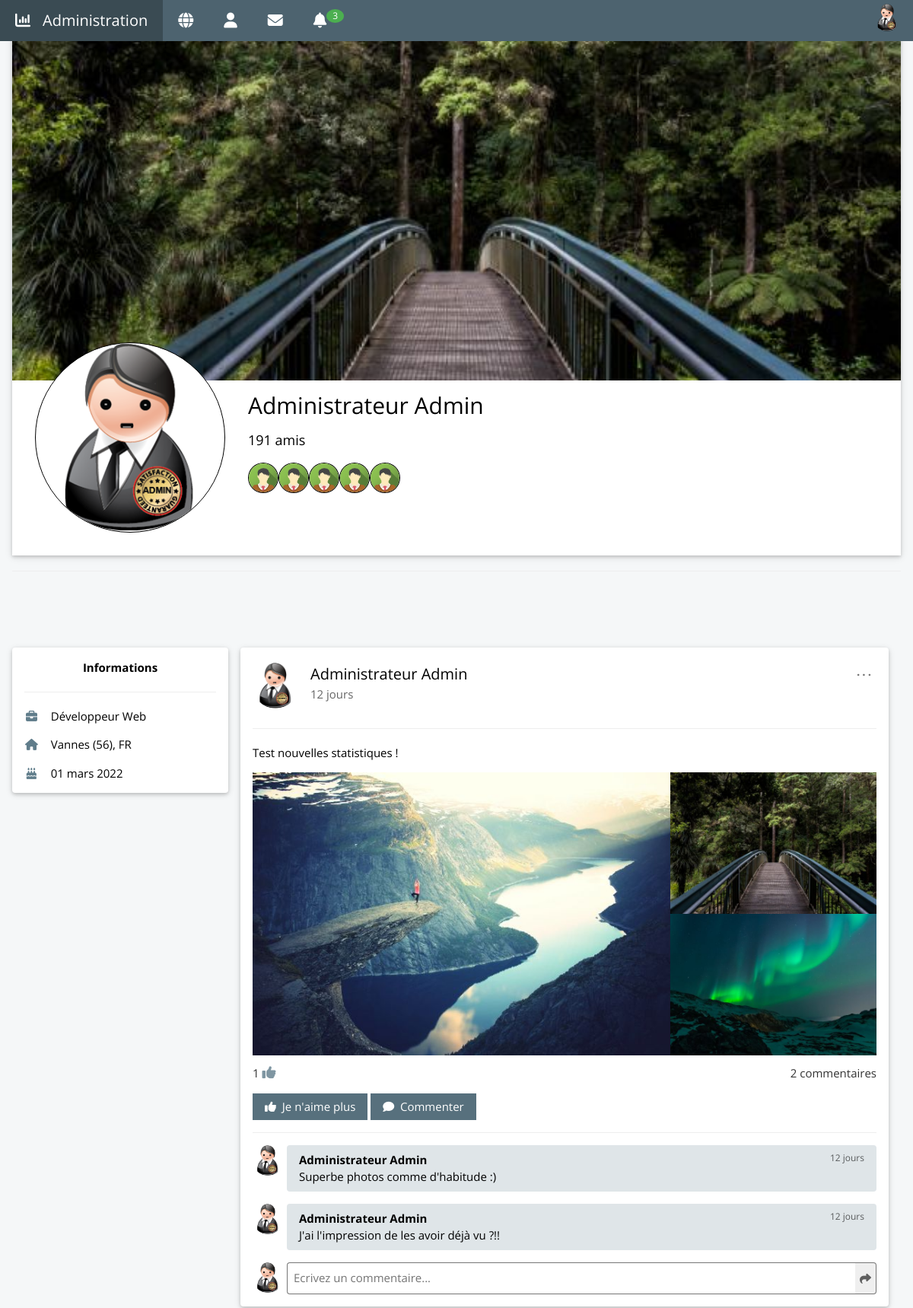
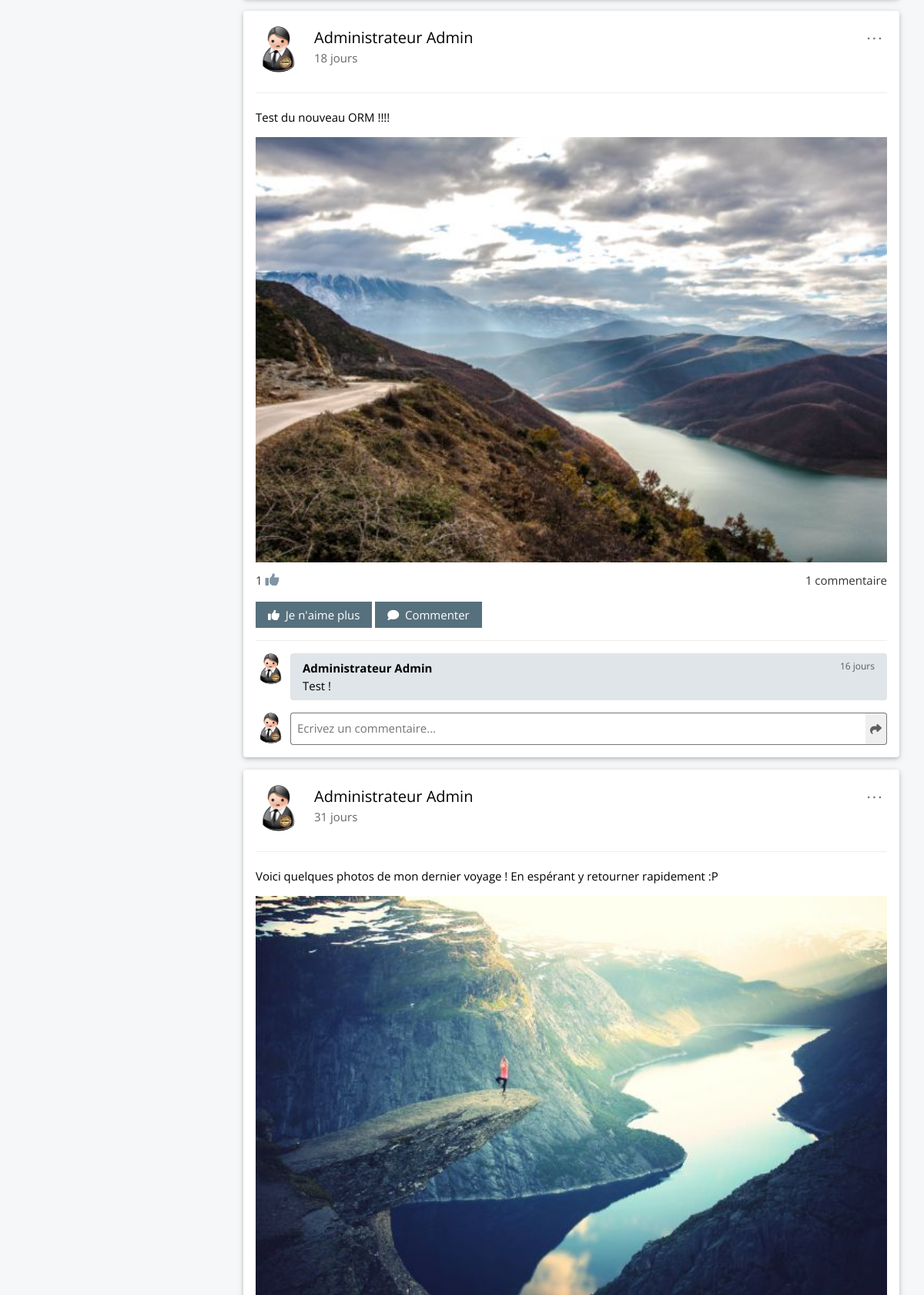
The page /index.php?action=profile&id=1 (signed in, upper part) on the database its author committed (2 pictures, top to bottom).
### tables this page shows
CREATE TABLE `user` (
  `id` int(11) NOT NULL AUTO_INCREMENT,
  `lastname` varchar(80) NOT NULL,
  `firstname` varchar(80) NOT NULL,
  `email` varchar(255) NOT NULL,
  `password` varchar(255) NOT NULL,
  `address` varchar(255) NOT NULL DEFAULT 'undefined',
  `job` varchar(120) NOT NULL DEFAULT 'undefined',
  `birthday_date` date NOT NULL,
  `gender` tinyint(1) NOT NULL DEFAULT '1' COMMENT '0 = woman; 1 = man',
  `image_profile` varchar(40) DEFAULT NULL COMMENT 'Nom de l''image de profil',
  `image_cover` varchar(40) DEFAULT NULL COMMENT 'Nom de l''image de couverture',
  `admin` tinyint(1) NOT NULL DEFAULT '0' COMMENT '1 = admin',
  `created_at` datetime NOT NULL DEFAULT CURRENT_TIMESTAMP,
  `updated_at` datetime NOT NULL DEFAULT CURRENT_TIMESTAMP ON UPDATE CURRENT_TIMESTAMP,
  PRIMARY KEY (`id`)
);

CREATE TABLE `article` (
  `id` int(11) NOT NULL AUTO_INCREMENT,
  `user_id` int(11) NOT NULL COMMENT 'Id de l''user ayant créé cette article',
  `content` text NOT NULL COMMENT 'Texte de l''article',
  `images` tinyint(1) NOT NULL DEFAULT '0' COMMENT 'Booléen servant à savoir si on doit charger des images ou pas',
  `created_at` datetime NOT NULL DEFAULT CURRENT_TIMESTAMP,
  `updated_at` datetime NOT NULL DEFAULT CURRENT_TIMESTAMP ON UPDATE CURRENT_TIMESTAMP,
  PRIMARY KEY (`id`),
  KEY `article_ibfk_1` (`user_id`),
  CONSTRAINT `article_ibfk_1` FOREIGN KEY (`user_id`) REFERENCES `user` (`id`) ON DELETE CASCADE ON UPDATE CASCADE
);

CREATE TABLE `comment` (
  `id` int(11) NOT NULL AUTO_INCREMENT,
  `article_id` int(11) NOT NULL,
  `user_id` int(11) NOT NULL,
  `content` text NOT NULL,
  `created_at` datetime NOT NULL DEFAULT CURRENT_TIMESTAMP,
  `updated_at` datetime NOT NULL DEFAULT CURRENT_TIMESTAMP ON UPDATE CURRENT_TIMESTAMP,
  PRIMARY KEY (`id`),
  KEY `article_id` (`article_id`),
  KEY `user_id` (`user_id`),
  CONSTRAINT `comment_ibfk_1` FOREIGN KEY (`article_id`) REFERENCES `article` (`id`) ON DELETE CASCADE ON UPDATE NO ACTION,
  CONSTRAINT `comment_ibfk_2` FOREIGN KEY (`user_id`) REFERENCES `user` (`id`) ON DELETE CASCADE ON UPDATE NO ACTION
);

### app/views/front/modules/list_articles.php (the view, shortened to what the rows shown need)
<?php foreach ($articles as $article): ?>
    <?php $articleUser = \Knetwork\Models\User::find($article->__get('user_id')); ?>
    <article class="container card-2 white round padding-top margin-bottom">
        <div class="flex">
            <a href="index.php?action=profile&id=<?= $articleUser->__get('id'); ?>"><img src="<?= $articleUser->getProfileImage(); ?>" alt="<?= $articleUser->getNames(); ?>" class="circle margin-right w60px h60px"></a>
            <div>
                <h4 class="no-margin"><a class="no-decoration hover-underline" href="index.php?action=profile&id=<?= $articleUser->__get('id'); ?>"><?= $articleUser->getNames(); ?></a></h4>
                <span class="opacity"><?= \Knetwork\Helpers\Helper::dateDiff(time(), $article->__get('created_at')); ?></span>
            </div>
            <?php if ($article->__get('user_id') === $_SESSION['id']): ?>
                <div class="article-options circle center right top" data-id="<?= $article->__get('id'); ?>">
                    <span class="text-gray bold space-letters">...</span>
                </div>
            <?php endif; ?>
        </div>
        <hr>
        <p id="article-<?= $article->__get('id'); ?>"><?= $article->__get('content'); ?></p>
        <?php if ($article->havePictures()): ?>
            <?php $images = $article->getPictures(); ?>
            <div class="flex flex-wrap flex-justify-between">
                <?php if (count($images) === 1): ?>
                    <div class="w100">
                        <img src="<?= $images[0]; ?>" alt="Photo de <?= $articleUser->getNames(); ?>" class="pointer w100 h100 fill modalable" data-path='<?= $images[0]; ?>'>
                    </div>
                <?php elseif (count($images) === 2): ?>
                    <?php foreach ($images as $image): ?>
                        <div class="w50">
                            <img src="<?= $image; ?>" alt="Photo de <?= $articleUser->getNames(); ?>" class="pointer w100 h100 fill modalable" data-path='<?= $image; ?>'>
                        </div>
                    <?php endforeach; ?>
                <?php elseif (count($images) === 3): ?>
                    <div class="w67">
                        <img src="<?= $images[0]; ?>" alt="Photo de <?= $articleUser->getNames(); ?>" class="pointer w100 h100 fill modalable" data-path='<?= $images[0]; ?>'>
                    </div>
                    <div class="w33 flex flex-column">
                        <?php for($i = 1; $i < 3; $i++): ?>
                            <img src="<?= $images[$i]; ?>" alt="Photo de <?= $articleUser->getNames(); ?>" class="pointer w100 h50 fill modalable" data-path='<?= $images[$i]; ?>'>
                        <?php endfor; ?>
                    </div>
                <?php else: ?>
                    <div class="w100">
                        <img src="<?= $images[0]; ?>" alt="Photo de <?= $articleUser->getNames(); ?>" class="pointer w100 h100 fill modalable" data-path='<?= $images[0]; ?>'>
                    </div>
                <?php endif; ?>
            </div>
        <?php endif; ?>
        <?php
        $comments = $article->getComments();
        $likes = $article->countLikes();
        $userHasLike = $article->userHasLike($_SESSION['id']);
        ?>
        <div class="margin-top-small">
            <div class="flex opacity-small margin-bottom">
                <?php if ($likes): ?>
                    <span><?= $likes ?> <i class="fa fa-thumbs-up text-theme font-large"></i></span>
                <?php endif; ?>
                <?php if (count($comments)): ?>
                    <span class="right"><?= count($comments); ?> commentaire<?= (count($comments) > 1) ? 's' : ''; ?></span>
                <?php endif; ?>
            </div>
            <form id="form-like-<?= $article->__get('id'); ?>" class="inline" action="index.php?action=like&id=<?= $article->__get('id'); ?>" method="POST">
                <button type="submit" class="btn btn-like theme-d1 margin-bottom" data-articleid="<?= $article->__get('id'); ?>"><i class="fa fa-thumbs-up"></i>
                    <?php if (!$userHasLike): ?>&nbsp;J'aime
                    <?php else: ?>&nbsp;Je n'aime plus
                    <?php endif; ?>
                </button>
            </form>
            <button type="button" class="btn btn-comment theme-d1 margin-bottom" data-articleid="<?= $article->__get('id'); ?>"><i class="fa fa-comment"></i>&nbsp;&nbsp;Commenter</button>
        </div>
        <hr class="no-margin margin-bottom">
        <?php
        if ($comments) :
            for ($i = 0; $i < count($comments); $i++) :
                $commentUser = $comments[$i]->getUser();?>
                <div class="comments comment-<?= $article->__get('id'); ?> <?= ($i < count($comments) - 2) ? 'hide' : 'flex' ?>" data-commentid="<?= $comments[$i]->__get('id'); ?>">
                    <p class="no-margin"><a href="index.php?action=profile&id=<?= $commentUser->__get('id'); ?>"><img src="<?= $commentUser->getProfileImage(); ?>" alt="Photo de profil de <?= $commentUser->getNames(); ?>" class="w40px h40px margin-right-small circle"></a></p>
                    <div class="theme-l4 comments-content w100 padding margin-bottom round">
                        <div class="flex flex-justify-between">
                            <p class="no-margin"><a class="bold no-decoration hover-underline" href="index.php?action=profile&id=<?= $commentUser->__get('id'); ?>"><?= $commentUser->getNames(); ?></a></p>
                            <div class="flex">
                                <p class="no-margin opacity font-small">
                                    <?= \Knetwork\Helpers\Helper::dateDiff(time(), $comments[$i]->__get('created_at')); ?>
                                </p>
                            </div>
                        </div>
                        <p id="comment-content-<?= $comments[$i]->__get('id'); ?>" class="no-margin"><?= $comments[$i]->__get('content'); ?></p>
                    </div>
                </div>
        <?php endfor; endif; ?>
        <form id="form-comment-<?= $article->__get('id'); ?>" class="flex" action="index.php?action=newcomment&idarticle=<?= $article->__get('id'); ?>" method="POST">
            <a href="index.php?action=profile"><img src="<?= $user->getProfileImage(); ?>" alt="Photo de profil de <?= $user->getNames(); ?>" class="w40px h40px margin-right-small circle hfit"></a>
            <textarea name="new-comment-edit" id="new-comment-edit-<?= $article->__get('id'); ?>" rows='1' class="comment-edit w100 no-resize margin-bottom" placeholder="Ecrivez un commentaire..." data-articleid="<?= $article->__get('id'); ?>"></textarea>
            <button type="submit" class="comment-button"><i class="fa-solid fa-share opacity"></i></button>
        </form>
    </article>
<?php endforeach; ?>

### app/views/front/modules/profile_header.php (shortened to what the rows shown need)
<?php
include_once 'friends_list_header.php';
?>
<div class="card-2 white">
    <div class="flex flex-wrap padding-bottom">
        <img class=" profile-image circle border" src="<?= $user->getProfileImage(); ?>" alt="Image de profil de <?= $user->getNames(); ?>">
        <div id="profile-infos">
            <h1><?= $user->__get('firstname'); ?> <?= $user->__get('lastname'); ?></h1>
            <p class="font-large no-margin">191 amis</p>
            <?= $friendsListHeader; ?>
        </div>
    </div>
</div>

### app/views/front/modules/profile_card.php (shortened to what the rows shown need)
<aside class="card-2 round white">
    <div class="container">
        <?php if (isset($_GET['action']) && $_GET['action'] == "profile"): ?>
            <p class="center bold">Informations</p>
        <?php endif; ?>
        <hr>
        <p><i class="fa fa-briefcase fa-fw margin-right text-theme"></i><?= $user->__get('job'); ?></p>
        <p><i class="fa fa-home fa-fw margin-right text-theme"></i><?= $user->__get('address'); ?>, FR</p>
        <p><i class="fa fa-birthday-cake fa-fw margin-right text-theme"></i><?= \Knetwork\Helpers\Helper::dateToFrench($user->__get('birthdayDate')); ?></p>
    </div>
</aside>

### app/views/front/modules/navbar.php (shortened to what the rows shown need)
<nav class="fixed-top">
    <ul class="navbar theme-d2 font-xlarge">
        <li class="right dropdown-hover">
            <a href="#" class="image-profile hover-white" title="Mon compte">
                <img src="<?= $user->getProfileImage(); ?>" alt="<?= $user->getNames(); ?>" class="circle fill">
            </a>
        </li>
    </ul>
</nav>

### rows shown on the page
user: id+image_profile (picture), firstname "Administrateur", lastname "Admin", job "Développeur Web", address "Vannes (56)", birthday_date "01 mars 2022"
article: user.image_profile (picture), user.lastname "Administrateur Admin", content "Test nouvelles statistiques !", images 1 (drawn), likes "1", count($comments) "2", shows "Je n'aime plus", comment.content "Superbe photos comme d'habitude :)", comment.content "J'ai l'impression de les avoir déjà vu ?!!", new-comment-edit "Ecrivez un commentaire..."
article: user.image_profile (picture), user.lastname "Administrateur Admin", content "Test du nouveau ORM !!!!", images 1 (drawn), likes "1", count($comments) "1", shows "Je n'aime plus", comment.content "Test !", new-comment-edit "Ecrivez un commentaire..."
article: user.image_profile (picture), user.lastname "Administrateur Admin", content "Voici quelques photos de mon dernier voyage ! En espérant y retourner rapidement :P", images 1 (drawn)
